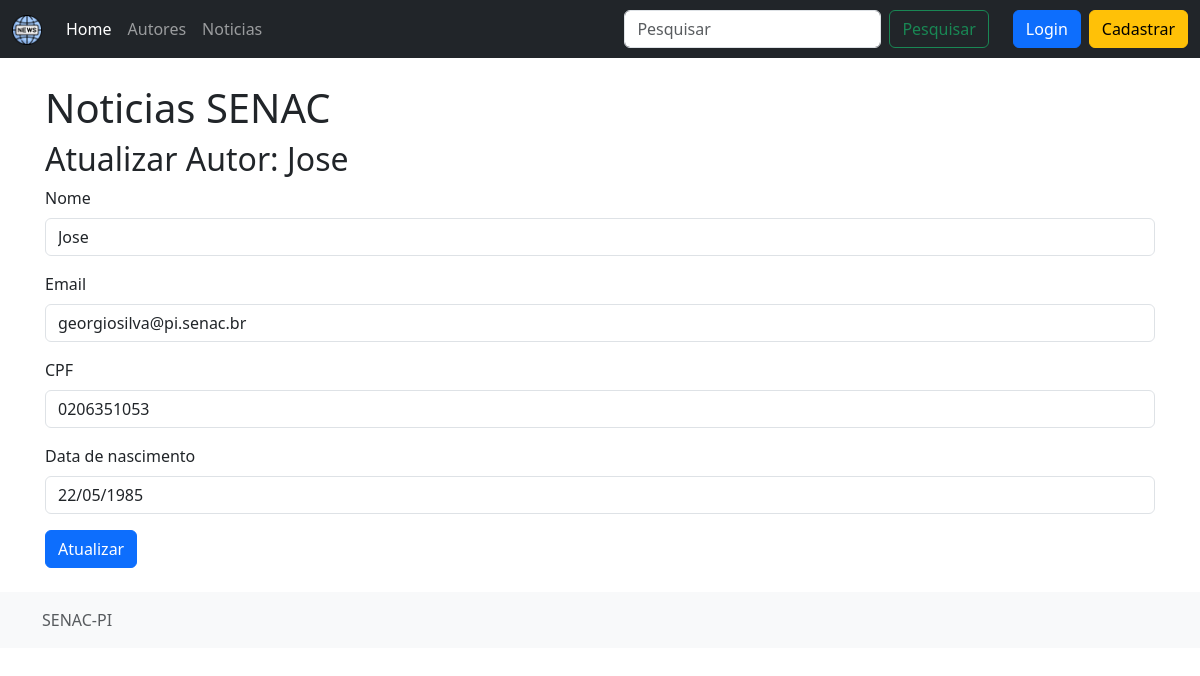
/noticias/autor/atualizar/1, run on the app's committed database.
### noticias/models.py (models this page shows, shortened)
class Autor(models.Model):
    nome = models.CharField("Nome", max_length=250, blank=True)
    email = models.EmailField("Email", blank=True)
    cpf = models.CharField("CPF", max_length=15, blank=True)
    data_nascimento = models.DateField("Data de nascimento", null=True, blank=True)
    user = models.OneToOneField(User, on_delete=models.CASCADE)
    class Meta:
        verbose_name_plural = "Autores"

### noticias/views.py (the view)
# urls.py: path('autor/atualizar/<int:pk>', atualizar_autor, name='atualizar_autor'),
def atualizar_autor(request, pk):
    autor = Autor.objects.get(pk=pk)
    form = AutorForm(instance=autor)
    if request.method == "POST":
        form = AutorForm(request.POST, request.FILES, instance=autor)
        if form.is_valid():
            form.save()
            return redirect('/')
        else:
            return render(request, "autor/atualizar.html", {'form': form})
    else:
        return render(request, "autor/atualizar.html", {'form': form})

### noticias/forms.py
class AutorForm(forms.ModelForm):
    class Meta:
        model = Autor
        fields = ['nome', 'email', 'cpf', 'data_nascimento']

### noticias/templates/autor/atualizar.html (shortened to what this page needs)
{% extends 'index.html' %}
{% load bootstrap5 %}
    {% block content %}
    <h1>Noticias SENAC</h1>
    <h2>Atualizar Autor: {{ form.instance.nome}}</h2>
    <form method="POST">
    {% bootstrap_form form %}
    {% buttons %}
    <button type="submit" class="btn btn-primary">
      Atualizar
    </button>
    {% endbuttons %}
    </form>
    {% endblock content %}

### data on the page
Autor: instance.nome "Jose", nome "Jose", email "georgiosilva@pi.senac.br", cpf "0206351053", data_nascimento "22/05/1985"
